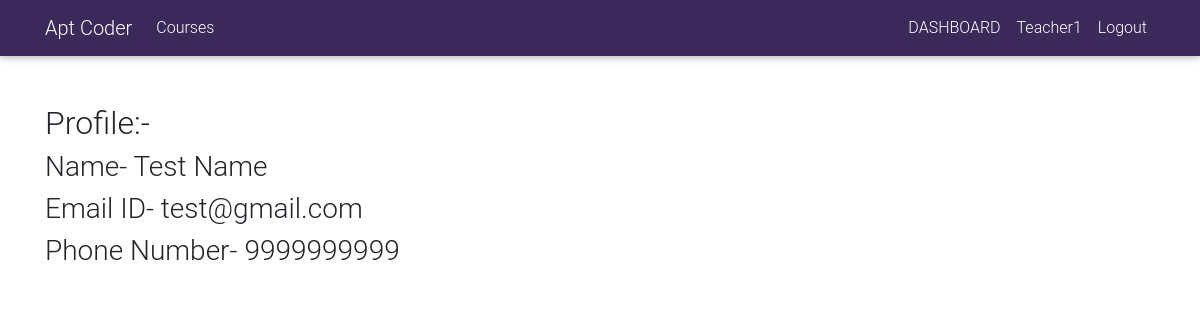
The page /accounts/teacher/profile/ (signed in) on the database its author committed.
### accounts/models.py (models this page shows, shortened)
class User(AbstractUser):
    is_student = models.BooleanField(default=False)
    is_teacher = models.BooleanField(default=False)
    first_name = models.CharField(max_length=50)
    last_name = models.CharField(max_length=50)
    email = models.EmailField(max_length=254)

class Teacher(models.Model):
    user = models.OneToOneField(
        User, on_delete=models.CASCADE, primary_key=True)
    phone_number = models.CharField(max_length=12)

### accounts/views.py (the view)
# urls.py: path('teacher/profile/', teacher_profile, name='teacher_profile'),
@login_required(login_url='accounts:login')
def teacher_profile(request):
    return render(request, 'accounts/teacher_profile.html')

### accounts/templates/accounts/teacher_profile.html (shortened to what this page needs)
{% extends 'base.html' %}
{% block content %}
<div class="container mt-5">
{% if user.is_authenticated and user.is_teacher %}
    <h2>Profile:- <br>
    <h3>Name- {{ user.first_name }} {{ user.last_name }}</h3>
    <h3>Email ID- {{ user.email }}</h3>
    <h3>Phone Number- {{ user.teacher.phone_number }}</h3>
{% endif %}
</div>
{% endblock content %}

### templates/base.html (shortened to what this page needs)
{% load static %}
<!DOCTYPE html>
<html lang="en">
<head>
  <link rel="stylesheet" href="https://use.fontawesome.com/releases/v5.8.2/css/all.css">
  <link href="{% static 'css/bootstrap.min.css' %}" rel="stylesheet">
  <link href="{% static 'css/mdb.min.css' %}" rel="stylesheet">
</head>
<body>
<header>
  <nav class="navbar navbar-expand-lg navbar-dark">
    <div class="container">
        <a class="navbar-brand" href="/">Apt Coder</a>
        <div class="collapse navbar-collapse" id="navbarNav">
        <ul class="navbar-nav mr-auto">
          <li class="nav-item">
              <a class="nav-link" href="{% url 'core:courses' %}">Courses</a>
          </li>
        </ul>
        {% if user.is_authenticated %}
          <ul class="navbar-nav ml-auto">
              <li class="nav-item">
              {% if user.is_teacher %}
              <a class="nav-link" href="{% url 'core:course_list' %}">DASHBOARD</a>
              </li>
              <li class="nav-item">
              <a class="nav-link" href="{% url 'accounts:teacher_profile' %}">{{ user.username|title}}</a>
              {% endif %}
              <li class="nav-item">
                <a class="nav-link" href="{% url 'accounts:logout' %}">Logout</a>
              </li>
            </ul>
        {% endif %}
        </div>
      </div>
  </nav>
</header>
  {% block content %}{% endblock content %}
</body>
</html>

### rows shown on the page
User: username "Teacher1", first_name "Test", last_name "Name", email "test@gmail.com", teacher.phone_number "9999999999"
